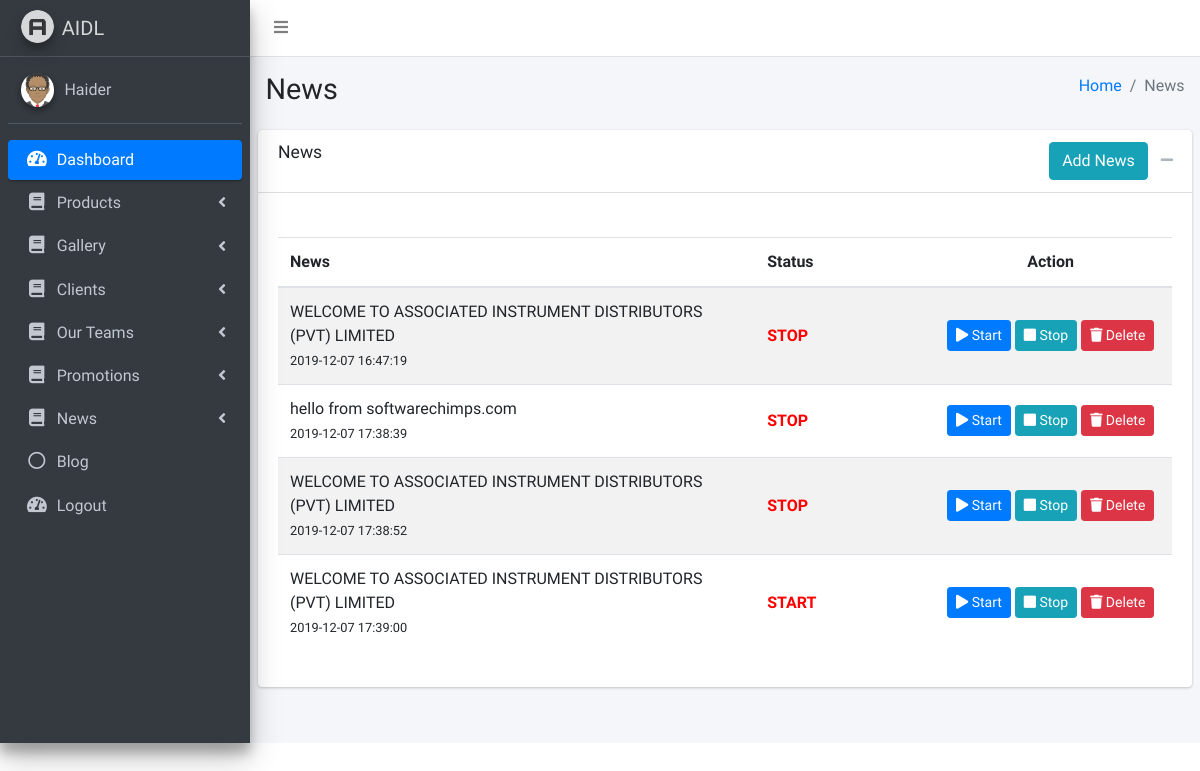
Page /pages/examples/news.php on the committed database.
### tables this page shows
CREATE TABLE `news` (
  `news_id` int(11) NOT NULL,
  `news` varchar(2000) NOT NULL,
  `flag` varchar(255) NOT NULL,
  `created_on` datetime NOT NULL DEFAULT CURRENT_TIMESTAMP
);

### pages/examples/news.php (the view, shortened to what this page needs)
<?php require_once('../../config/db.php');
$sql = "select * from news";
?>
<!DOCTYPE html>
<html>
<head>
    <link rel="stylesheet" href="../../plugins/fontawesome-free/css/all.min.css">
    <link rel="stylesheet" href="https://code.ionicframework.com/ionicons/2.0.1/css/ionicons.min.css">
    <link rel="stylesheet" href="../../dist/css/adminlte.min.css">
</head>
<body class="hold-transition sidebar-mini">
    <div class="wrapper">
        <?php include("navbar.php") ?>
        <?php require("../../sidebar.php") ?>
        <div class="content-wrapper">
            <section class="content-header">
                <div class="container-fluid">
                    <div class="row mb-2">
                        <div class="col-sm-6">
                            <h1>News</h1>
                        </div>
                        <div class="col-sm-6">
                            <ol class="breadcrumb float-sm-right">
                                <li class="breadcrumb-item"><a href="#">Home</a></li>
                                <li class="breadcrumb-item active">News</li>
                            </ol>
                        </div>
                    </div>
                </div>
            </section>
            <section class="content">
                <div class="card">
                    <div class="card-header">
                        <h3 class="card-title">News</h3>
                        <div class="card-tools">
                            <button type="button" class="btn btn-info" data-toggle="modal" data-target="#myModal">Add
                                News</button>
                            <button type="button" class="btn btn-tool" data-card-widget="collapse" data-toggle="tooltip"
                                title="Collapse">
                                <i class="fas fa-minus"></i>
                            </button>
                        </div>
                    </div>
                    <div class="card-body ">
                        <div class="tab-content">
                            <div id="all" class="tab-pane active"><br>
                                <table class="table table-striped projects">
                                    <thead>
                                        <tr>
                                            <th style="width: 15%" >
                                                News
                                            </th>
                                            <th style="width: 5%" >
                                                Status
                                            </th>
                                            <th style="width: 8%" class="text-center">
                                                Action
                                            </th>
                                        </tr>
                                    </thead>
                                    <tbody>
                                        <?php
                                        if ($result = mysqli_query($link, $sql)) {
                                        if (mysqli_num_rows($result) > 0) {
                                        ?>
                                        <?php while ($row = mysqli_fetch_array($result)) { ?>
                                        <tr>
                                            <td>
                                                <a>
                                                    <?= $row['news'] ?>
                                                </a>
                                                <br />
                                                <small>
                                                    <?= $row['created_on'] ?>
                                                </small>
                                            </td>
                                            <td>
                                                <a style="color:red">
                                                    <b><?= strtoupper($row['flag']) ?></b>
                                                </a>
                                            </td>
                                            <td class="project-actions text-center">
                                                <a class="btn btn-primary btn-sm" href="./startNews.php?id=<?php echo $row['news_id'] ?>">
                                                <i class="fas fa-play"></i>
                                                    Start
                                                </a>
                                                <a class="btn btn-info btn-sm" href="./stopNews.php?id=<?php echo $row['news_id'] ?>">
                                                <i class="fas fa-stop"></i>
                                                    Stop
                                                </a>
                                                <a class="btn btn-danger btn-sm" href="#">
                                                    <i class="fas fa-trash">
                                                    </i>
                                                    Delete
                                                </a>
                                            </td>
                                        </tr>
                                        <?php
                        }
                      } else {
                        echo "No records matching your query were found.";
                      }
                    } else {
                      echo "ERROR: Could not able to execute $sql. " . mysqli_error($link);
                    }
                    ?>
                                    </tbody>
                                </table>
                            </div>
                        </div>
                        </div>
                    </div>
                </div>
        </div>
</body>
</html>

### rows in the picture
news: news "WELCOME TO ASSOCIATED INSTRUMENT DISTRIBUTORS (PVT) LIMITED", created_on "2019-12-07 16:47:19", flag "STOP"
news: news "hello from softwarechimps.com", created_on "2019-12-07 17:38:39", flag "STOP"
news: news "WELCOME TO ASSOCIATED INSTRUMENT DISTRIBUTORS (PVT) LIMITED", created_on "2019-12-07 17:38:52", flag "STOP"
news: news "WELCOME TO ASSOCIATED INSTRUMENT DISTRIBUTORS (PVT) LIMITED", created_on "2019-12-07 17:39:00", flag "START"
